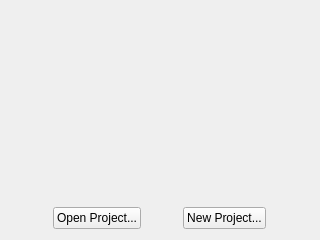
<?xml version="1.0" encoding="UTF-8"?>
<ui version="4.0">
 <class>Widget</class>
 <widget class="QWidget" name="Widget">
  <property name="geometry">
   <rect>
    <x>0</x>
    <y>0</y>
    <width>320</width>
    <height>240</height>
   </rect>
  </property>
  <property name="sizePolicy">
   <sizepolicy hsizetype="Minimum" vsizetype="Minimum">
    <horstretch>0</horstretch>
    <verstretch>0</verstretch>
   </sizepolicy>
  </property>
  <property name="minimumSize">
   <size>
    <width>320</width>
    <height>240</height>
   </size>
  </property>
  <property name="windowTitle">
   <string>Widget</string>
  </property>
  <layout class="QVBoxLayout" name="verticalLayout">
   <item>
    <widget class="QLabel" name="label">
     <property name="autoFillBackground">
      <bool>false</bool>
     </property>
     <property name="text">
      <string/>
     </property>
     <property name="pixmap">
      <pixmap>../../Resources/Logo.png</pixmap>
     </property>
     <property name="scaledContents">
      <bool>true</bool>
     </property>
    </widget>
   </item>
   <item>
    <layout class="QGridLayout" name="button_layout" rowstretch="0" columnstretch="0,0">
     <property name="sizeConstraint">
      <enum>QLayout::SetMaximumSize</enum>
     </property>
     <property name="bottomMargin">
      <number>0</number>
     </property>
     <property name="spacing">
      <number>0</number>
     </property>
     <item row="0" column="1">
      <widget class="QPushButton" name="new_button">
       <property name="sizePolicy">
        <sizepolicy hsizetype="Fixed" vsizetype="Fixed">
         <horstretch>0</horstretch>
         <verstretch>0</verstretch>
        </sizepolicy>
       </property>
       <property name="text">
        <string>New Project...</string>
       </property>
       <property name="default">
        <bool>false</bool>
       </property>
      </widget>
     </item>
     <item row="0" column="0">
      <widget class="QPushButton" name="open_button">
       <property name="sizePolicy">
        <sizepolicy hsizetype="Fixed" vsizetype="Fixed">
         <horstretch>0</horstretch>
         <verstretch>0</verstretch>
        </sizepolicy>
       </property>
       <property name="text">
        <string>Open Project...</string>
       </property>
      </widget>
     </item>
    </layout>
   </item>
  </layout>
 </widget>
 <resources/>
 <connections/>
</ui>
